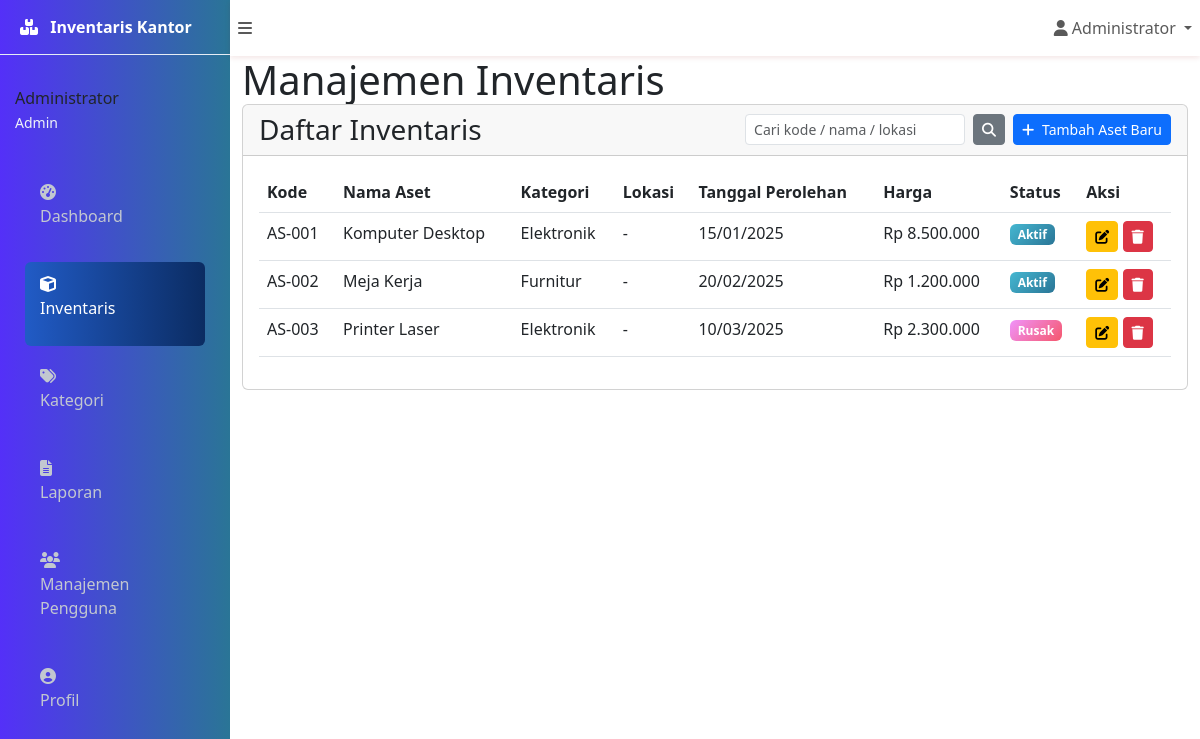
Screenshot of /pages/inventaris/index.php (signed in) with the database file from the repository.
### tables this page shows
CREATE TABLE aset (
    id INT AUTO_INCREMENT PRIMARY KEY,
    kode VARCHAR(50) UNIQUE NOT NULL,
    nama VARCHAR(255) NOT NULL,
    kategori_id INT NULL,
    tanggal_perolehan DATE NULL,
    harga DECIMAL(15,2) DEFAULT 0,
    deskripsi TEXT,
    status ENUM('Aktif', 'Rusak', 'Kadaluarsa') DEFAULT 'Aktif',
    created_at TIMESTAMP DEFAULT CURRENT_TIMESTAMP,
    updated_at TIMESTAMP DEFAULT CURRENT_TIMESTAMP ON UPDATE CURRENT_TIMESTAMP,
    FOREIGN KEY (kategori_id) REFERENCES kategori(id) ON DELETE SET NULL
);

CREATE TABLE kategori (
    id INT AUTO_INCREMENT PRIMARY KEY,
    nama VARCHAR(100) NOT NULL,
    deskripsi TEXT,
    created_at TIMESTAMP DEFAULT CURRENT_TIMESTAMP
);

### pages/inventaris/index.php (the view, shortened to what this page needs)
<?php
require_once __DIR__ . '/../../includes/header.php';
require_once __DIR__ . '/../../includes/sidebar.php';
require_once __DIR__ . '/../../includes/functions.php';
$db = getDB();
$search = $_GET['search'] ?? '';
if ($search) {
    $stmt = $db->prepare("
        SELECT a.*, k.nama as kategori_nama
        FROM aset a
        LEFT JOIN kategori k ON a.kategori_id = k.id
        WHERE
            a.kode LIKE :search
            OR a.nama LIKE :search
            OR a.lokasi LIKE :search
        ORDER BY a.kode ASC
    ");
    $stmt->execute([
        'search' => "%$search%"
    ]);
} else {
    $stmt = $db->query("
        SELECT a.*, k.nama as kategori_nama
        FROM aset a
        LEFT JOIN kategori k ON a.kategori_id = k.id
        ORDER BY a.kode ASC
    ");
}
$inventaris = $stmt->fetchAll();
?>
<div class="content-wrapper">
    <div class="content-header">
        <div class="container-fluid">
            <h1 class="m-0">Manajemen Inventaris</h1>
        </div>
    </div>
    <div class="content">
        <div class="container-fluid">
            <div class="card">
                <div class="card-header d-flex justify-content-between align-items-center flex-wrap gap-2">
                    <h3 class="card-title mb-0">Daftar Inventaris</h3>
                    <div class="d-flex gap-2">
                        <form method="GET" class="d-flex">
                            <input type="text"
                                   name="search"
                                   value="<?= htmlspecialchars($search) ?>"
                                   class="form-control form-control-sm me-2"
                                   placeholder="Cari kode / nama / lokasi">
                            <button class="btn btn-sm btn-secondary">
                                <i class="fas fa-search"></i>
                            </button>
                        </form>
                        <?php if ($_SESSION['role'] === 'admin'): ?>
                            <a href="create.php" class="btn btn-primary btn-sm">
                                <i class="fas fa-plus me-1"></i> Tambah Aset Baru
                            </a>
                        <?php endif; ?>
                    </div>
                </div>
                <div class="card-body">
                    <div class="table-responsive">
                        <table class="table table-hover">
                            <thead>
                                <tr>
                                    <th>Kode</th>
                                    <th>Nama Aset</th>
                                    <th>Kategori</th>
                                    <th>Lokasi</th>
                                    <th>Tanggal Perolehan</th>
                                    <th>Harga</th>
                                    <th>Status</th>
                                    <?php if ($_SESSION['role'] === 'admin'): ?>
                                        <th>Aksi</th>
                                    <?php endif; ?>
                                </tr>
                            </thead>
                            <tbody>
                                <?php foreach ($inventaris as $item): ?>
                                <tr>
                                    <td><?= htmlspecialchars($item['kode']) ?></td>
                                    <td><?= htmlspecialchars($item['nama']) ?></td>
                                    <td><?= htmlspecialchars($item['kategori_nama'] ?? '-') ?></td>
                                    <td><?= htmlspecialchars($item['lokasi'] ?? '-') ?></td>
                                    <td><?= $item['tanggal_perolehan'] ? date('d/m/Y', strtotime($item['tanggal_perolehan'])) : '-' ?></td>
                                    <td><?= rupiah($item['harga']) ?></td>
                                    <td><?= getAsetStatusBadge($item['status']) ?></td>
                                    <?php if ($_SESSION['role'] === 'admin'): ?>
                                    <td>
                                        <a href="edit.php?id=<?= $item['id'] ?>" class="btn btn-sm btn-warning">
                                            <i class="fas fa-edit"></i>
                                        </a>
                                        <a href="delete.php?id=<?= $item['id'] ?>"
                                           class="btn btn-sm btn-danger"
                                           onclick="return confirm('Yakin ingin menghapus?')">
                                            <i class="fas fa-trash"></i>
                                        </a>
                                    </td>
                                    <?php endif; ?>
                                </tr>
                                <?php endforeach; ?>
                            </tbody>
                        </table>
                    </div>
                </div>
            </div>
        </div>
    </div>
</div>

### includes/header.php (shortened to what this page needs)
<!DOCTYPE html>
<html lang="id">
<head>
    <link href="https://cdn.jsdelivr.net/npm/bootstrap@5.3.0/dist/css/bootstrap.min.css  " rel="stylesheet">
    <link rel="stylesheet" href="https://cdnjs.cloudflare.com/ajax/libs/font-awesome/6.4.0/css/all.min.css  ">
    <link rel="stylesheet" href="<?= BASE_URL ?>assets/css/style.css?v=<?= time() ?>">
</head>
<body>
    <div class="wrapper">
        <nav class="main-header navbar navbar-expand navbar-white navbar-light">
            <ul class="navbar-nav">
                <li class="nav-item">
                    <a class="nav-link" data-widget="pushmenu" href="#" role="button"><i class="fas fa-bars"></i></a>
                </li>
            </ul>
            <ul class="navbar-nav ms-auto">
                <li class="nav-item dropdown">
                    <a class="nav-link dropdown-toggle" href="#" role="button" data-bs-toggle="dropdown">
                        <i class="fas fa-user"></i> <?= $_SESSION['nama_lengkap'] ?? 'Pengguna' ?>
                    </a>
                </li>
            </ul>
        </nav>

### includes/sidebar.php
<aside class="main-sidebar">
    <a href="<?= BASE_URL ?>" class="sidebar-brand">
        <i class="fas fa-boxes me-2"></i>
        <span>Inventaris Kantor</span>
    </a>
    <?php $role = $_SESSION['role'] ?? 'staff'; ?>
    <div class="sidebar" style="padding: 15px;">
        <div class="user-panel mt-3 pb-3 mb-3 d-flex">
            <div class="info">
                <span class="d-block">
                    <?= $_SESSION['nama_lengkap'] ?? 'Pengguna' ?>
                </span>
                <small class="text-muted">
                    <?= ucfirst($role) ?>
                </small>
            </div>
        </div>
        <nav class="mt-3">
            <ul class="nav nav-pills nav-sidebar flex-column" role="menu">
                <li class="nav-item">
                    <a href="<?= BASE_URL ?>pages/dashboard/index.php"
                       class="nav-link <?= strpos($_SERVER['REQUEST_URI'], 'dashboard') !== false ? 'active' : '' ?>">
                        <i class="nav-icon fas fa-tachometer-alt"></i>
                        <p>Dashboard</p>
                    </a>
                </li>
                <li class="nav-item">
                    <a href="<?= BASE_URL ?>pages/inventaris/"
                       class="nav-link <?= strpos($_SERVER['REQUEST_URI'], 'inventaris') !== false ? 'active' : '' ?>">
                        <i class="nav-icon fas fa-cube"></i>
                        <p>Inventaris</p>
                    </a>
                </li>
                <?php if ($role === 'admin'): ?>
                    <li class="nav-item">
                        <a href="<?= BASE_URL ?>pages/kategori/"
                           class="nav-link <?= strpos($_SERVER['REQUEST_URI'], 'kategori') !== false ? 'active' : '' ?>">
                            <i class="nav-icon fas fa-tags"></i>
                            <p>Kategori</p>
                        </a>
                    </li>
                    <li class="nav-item">
                        <a href="<?= BASE_URL ?>pages/laporan/"
                           class="nav-link <?= strpos($_SERVER['REQUEST_URI'], 'laporan') !== false ? 'active' : '' ?>">
                            <i class="nav-icon fas fa-file-alt"></i>
                            <p>Laporan</p>
                        </a>
                    </li>
                    <li class="nav-item">
                        <a href="<?= BASE_URL ?>pages/users/"
                           class="nav-link <?= strpos($_SERVER['REQUEST_URI'], 'users') !== false ? 'active' : '' ?>">
                            <i class="nav-icon fas fa-users"></i>
                            <p>Manajemen Pengguna</p>
                        </a>
                    </li>
                <?php endif; ?>
                <li class="nav-item">
                    <a href="<?= BASE_URL ?>pages/profil/"
                       class="nav-link <?= strpos($_SERVER['REQUEST_URI'], 'profil') !== false ? 'active' : '' ?>">
                        <i class="nav-icon fas fa-user-circle"></i>
                        <p>Profil</p>
                    </a>
                </li>
            </ul>
        </nav>
    </div>
</aside>

### includes/functions.php (shortened to what this page needs)
<?php
function rupiah($angka) {
    return "Rp " . number_format($angka, 0, ',', '.');
}
function getAsetStatusBadge($status) {
    $badgeClass = match($status) {
        'Aktif' => 'bg-teal',
        'Rusak' => 'bg-amber',
        'Kadaluarsa' => 'bg-rose',
        default => 'bg-gray'
    };
    return "<span class='badge $badgeClass'>$status</span>";
}
?>

### includes/header.php (style rules this page uses)
html, body { height: 100%; overflow-x: hidden; }
.wrapper { display: flex; min-height: 100vh; }
.main-sidebar { position: fixed; top: 0; left: 0; height: 100vh; width: 230px; overflow-y: auto; background: linear-gradient(90deg, #5430f8ff, #2a7596); z-index: 1000; }
.content-wrapper { margin-left: 230px; padding-top: 56px; width: calc(100% - 230px); }
.main-header { position: fixed; top: 0; left: 230px; right: 0; z-index: 1001; background: #fff; box-shadow: 0 2px 5px #9210101a; }
.bg-teal { background: linear-gradient(135deg, #45b7d1, #2a7596); color: white; }
.bg-amber { background: linear-gradient(135deg, #f093fb, #f5576c); color: white; }
.nav-sidebar .nav-link { color: #c2c7d0; transition: all 0.3s; padding: 10px 15px; border-radius: 6px; margin: 4px 10px; }
.nav-sidebar .nav-link:hover, .nav-sidebar .nav-link.active { color: white; background: linear-gradient(90deg, #215bc6ff, #0b2c62ff); }
.sidebar-brand { display: block; padding: 15px 20px; font-weight: bold; color: white; text-decoration: none; border-bottom: 1px solid #e6edf5ff; }
.user-panel small { color: #eef2f8ff !important; }

### rows the page displays
aset: kode "AS-001", nama "Komputer Desktop", kategori.nama "Elektronik", lokasi "-", tanggal_perolehan "15/01/2025", harga "Rp 8.500.000", status "Aktif"
aset: kode "AS-002", nama "Meja Kerja", kategori.nama "Furnitur", lokasi "-", tanggal_perolehan "20/02/2025", harga "Rp 1.200.000", status "Aktif"
aset: kode "AS-003", nama "Printer Laser", kategori.nama "Elektronik", lokasi "-", tanggal_perolehan "10/03/2025", harga "Rp 2.300.000", status "Rusak"

### other values shown
$_SESSION['nama_lengkap'] "Administrator"
$role "Admin"
